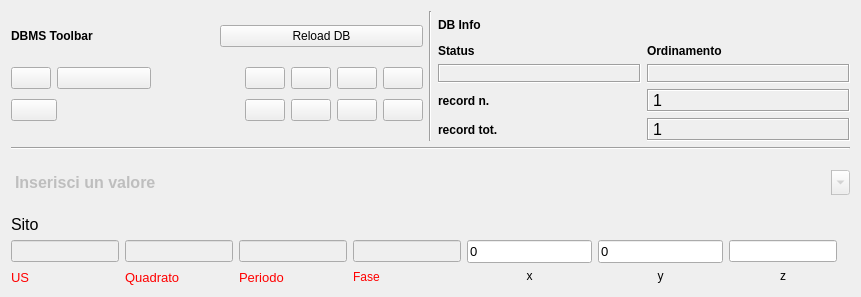
  <widget class="QWidget" name="layoutWidget">
   <property name="geometry">
    <rect>
     <x>20</x>
     <y>20</y>
     <width>861</width>
     <height>297</height>
    </rect>
   </property>
   <layout class="QVBoxLayout" name="verticalLayout">
    <item>
     <layout class="QHBoxLayout" name="horizontalLayout">
      <item>
       <layout class="QGridLayout" name="gridLayout_2">
        <item row="0" column="0">
         <widget class="QLabel" name="label_29">
          <property name="font">
           <font>
            <weight>75</weight>
            <bold>true</bold>
           </font>
          </property>
          <property name="text">
           <string>DBMS Toolbar</string>
          </property>
         </widget>
        </item>
        <item row="0" column="1">
         <widget class="QPushButton" name="pushButton_connect">
          <property name="text">
           <string>Reload DB</string>
          </property>
         </widget>
        </item>
        <item row="1" column="0" colspan="2">
         <layout class="QGridLayout" name="gridLayout">
          <item row="0" column="5">
           <widget class="QPushButton" name="pushButton_last_rec">
            <property name="toolTip">
             <string>Last rec</string>
            </property>
            <property name="text">
             <string/>
            </property>
            <property name="icon">
             <iconset>
              <normaloff>:/images/7_rightArrows.png</normaloff>:/images/7_rightArrows.png</iconset>
            </property>
           </widget>
          </item>
          <item row="1" column="0" colspan="2">
           <widget class="QPushButton" name="pushButton_delete">
            <property name="font">
             <font>
              <pointsize>9</pointsize>
             </font>
            </property>
            <property name="toolTip">
             <string>Delete record</string>
            </property>
            <property name="text">
             <string/>
            </property>
            <property name="icon">
             <iconset>
              <normaloff>:/images/delete.png</normaloff>:/images/delete.png</iconset>
            </property>
           </widget>
          </item>
          <item row="1" column="7">
           <widget class="QPushButton" name="pushButton_view_all">
            <property name="font">
             <font>
              <pointsize>9</pointsize>
             </font>
            </property>
            <property name="toolTip">
             <string>View alls records</string>
            </property>
            <property name="text">
             <string/>
            </property>
            <property name="icon">
             <iconset>
              <normaloff>:/images/view_all.png</normaloff>:/images/view_all.png</iconset>
            </property>
           </widget>
          </item>
          <item row="1" column="5">
           <widget class="QPushButton" name="pushButton_search_go">
            <property name="font">
             <font>
              <pointsize>9</pointsize>
             </font>
            </property>
            <property name="toolTip">
             <string>search !!!</string>
            </property>
            <property name="text">
             <string/>
            </property>
            <property name="icon">
             <iconset>
              <normaloff>:/images/search.png</normaloff>:/images/search.png</iconset>
            </property>
           </widget>
          </item>
          <item row="0" column="7">
           <widget class="QPushButton" name="pushButton_save">
            <property name="font">
             <font>
              <pointsize>9</pointsize>
             </font>
            </property>
            <property name="toolTip">
             <string>Save</string>
            </property>
            <property name="text">
             <string/>
            </property>
            <property name="icon">
             <iconset>
              <normaloff>:/images/b_save.png</normaloff>:/images/b_save.png</iconset>
            </property>
            <property name="autoDefault">
             <bool>false</bool>
            </property>
           </widget>
          </item>
          <item row="0" column="6">
           <widget class="QPushButton" name="pushButton_new_rec">
            <property name="font">
             <font>
              <pointsize>9</pointsize>
             </font>
            </property>
            <property name="toolTip">
             <string>New record</string>
            </property>
            <property name="text">
             <string/>
            </property>
            <property name="icon">
             <iconset>
              <normaloff>:/images/newrec.png</normaloff>:/images/newrec.png</iconset>
            </property>
           </widget>
          </item>
          <item row="1" column="6">
           <widget class="QPushButton" name="pushButton_sort">
            <property name="font">
             <font>
              <pointsize>9</pointsize>
             </font>
            </property>
            <property name="toolTip">
             <string>Order by</string>
            </property>
            <property name="text">
             <string/>
            </property>
            <property name="icon">
             <iconset>
              <normaloff>:/images/sort.png</normaloff>:/images/sort.png</iconset>
            </property>
           </widget>
          </item>
          <item row="0" column="3">
           <spacer name="horizontalSpacer_2">
            <property name="orientation">
             <enum>Qt::Horizontal</enum>
            </property>
            <property name="sizeHint" stdset="0">
             <size>
              <width>60</width>
              <height>20</height>
             </size>
            </property>
           </spacer>
          </item>
          <item row="1" column="4">
           <widget class="QPushButton" name="pushButton_new_search">
            <property name="font">
             <font>
              <pointsize>9</pointsize>
             </font>
            </property>
            <property name="toolTip">
             <string>new search</string>
            </property>
            <property name="text">
             <string/>
            </property>
            <property name="icon">
             <iconset>
              <normaloff>:/images/new_search.png</normaloff>:/images/new_search.png</iconset>
            </property>
           </widget>
          </item>
          <item row="0" column="1" colspan="2">
           <widget class="QPushButton" name="pushButton_prev_rec">
            <property name="toolTip">
             <string>Prev rec</string>
            </property>
            <property name="text">
             <string/>
            </property>
            <property name="icon">
             <iconset>
              <normaloff>:/images/4_leftArrow.png</normaloff>:/images/4_leftArrow.png</iconset>
            </property>
           </widget>
          </item>
          <item row="1" column="2">
           <spacer name="horizontalSpacer">
            <property name="orientation">
             <enum>Qt::Horizontal</enum>
            </property>
            <property name="sizeHint" stdset="0">
             <size>
              <width>70</width>
              <height>30</height>
             </size>
            </property>
           </spacer>
          </item>
          <item row="0" column="0">
           <widget class="QPushButton" name="pushButton_first_rec">
            <property name="toolTip">
             <string>First rec</string>
            </property>
            <property name="text">
             <string/>
            </property>
            <property name="icon">
             <iconset>
              <normaloff>:/images/5_leftArrows.png</normaloff>:/images/5_leftArrows.png</iconset>
            </property>
           </widget>
          </item>
          <item row="0" column="4">
           <widget class="QPushButton" name="pushButton_next_rec">
            <property name="toolTip">
             <string>Next rec</string>
            </property>
            <property name="text">
             <string/>
            </property>
            <property name="icon">
             <iconset>
              <normaloff>:/images/6_rightArrow.png</normaloff>:/images/6_rightArrow.png</iconset>
            </property>
           </widget>
          </item>
         </layout>
        </item>
       </layout>
      </item>
      <item>
       <widget class="Line" name="line_6">
        <property name="orientation">
         <enum>Qt::Vertical</enum>
        </property>
       </widget>
      </item>
      <item>
       <layout class="QGridLayout" name="gridLayout_5">
        <item row="0" column="0">
         <widget class="QLabel" name="label_42">
          <property name="font">
           <font>
            <weight>75</weight>
            <bold>true</bold>
           </font>
          </property>
          <property name="autoFillBackground">
           <bool>true</bool>
          </property>
          <property name="text">
           <string>DB Info</string>
          </property>
         </widget>
        </item>
        <item row="2" column="0">
         <layout class="QGridLayout" name="gridLayout_3">
          <item row="1" column="1">
           <widget class="QLabel" name="label_rec_tot">
            <property name="font">
             <font>
              <family>Microsoft Sans Serif</family>
              <pointsize>12</pointsize>
             </font>
            </property>
            <property name="cursor">
             <cursorShape>ForbiddenCursor</cursorShape>
            </property>
            <property name="mouseTracking">
             <bool>false</bool>
            </property>
            <property name="contextMenuPolicy">
             <enum>Qt::ContextMenuPolicy::DefaultContextMenu</enum>
            </property>
            <property name="frameShape">
             <enum>QFrame::Shape::Box</enum>
            </property>
            <property name="frameShadow">
             <enum>QFrame::Shadow::Sunken</enum>
            </property>
            <property name="text">
             <string>1</string>
            </property>
           </widget>
          </item>
          <item row="0" column="1">
           <widget class="QLabel" name="label_rec_corrente">
            <property name="font">
             <font>
              <family>Microsoft Sans Serif</family>
              <pointsize>12</pointsize>
             </font>
            </property>
            <property name="cursor">
             <cursorShape>ForbiddenCursor</cursorShape>
            </property>
            <property name="mouseTracking">
             <bool>false</bool>
            </property>
            <property name="contextMenuPolicy">
             <enum>Qt::ContextMenuPolicy::DefaultContextMenu</enum>
            </property>
            <property name="frameShape">
             <enum>QFrame::Shape::Box</enum>
            </property>
            <property name="frameShadow">
             <enum>QFrame::Shadow::Sunken</enum>
            </property>
            <property name="text">
             <string>1</string>
            </property>
           </widget>
          </item>
          <item row="0" column="0">
           <widget class="QLabel" name="label_27">
            <property name="font">
             <font>
              <pointsize>9</pointsize>
              <weight>75</weight>
              <bold>true</bold>
             </font>
            </property>
            <property name="text">
             <string>record n.</string>
            </property>
            <property name="margin">
             <number>0</number>
            </property>
           </widget>
          </item>
          <item row="1" column="0">
           <widget class="QLabel" name="label_28">
            <property name="font">
             <font>
              <pointsize>9</pointsize>
              <weight>75</weight>
              <bold>true</bold>
             </font>
            </property>
            <property name="text">
             <string>record tot.</string>
            </property>
            <property name="margin">
             <number>0</number>
            </property>
           </widget>
          </item>
         </layout>
        </item>
        <item row="1" column="0">
         <layout class="QGridLayout" name="gridLayout_4">
          <item row="0" column="0">
           <widget class="QLabel" name="label_34">
            <property name="font">
             <font>
              <pointsize>9</pointsize>
              <weight>75</weight>
              <bold>true</bold>
             </font>
            </property>
            <property name="text">
             <string>Status</string>
            </property>
            <property name="margin">
             <number>0</number>
            </property>
           </widget>
          </item>
          <item row="0" column="1">
           <widget class="QLabel" name="label_43">
            <property name="font">
             <font>
              <pointsize>9</pointsize>
              <weight>75</weight>
              <bold>true</bold>
             </font>
            </property>
            <property name="text">
             <string>Ordinamento</string>
            </property>
            <property name="margin">
             <number>0</number>
            </property>
           </widget>
          </item>
          <item row="1" column="1">
           <widget class="QLabel" name="label_sort">
            <property name="minimumSize">
             <size>
              <width>40</width>
              <height>0</height>
             </size>
            </property>
            <property name="sizeIncrement">
             <size>
              <width>40</width>
              <height>0</height>
             </size>
            </property>
            <property name="baseSize">
             <size>
              <width>40</width>
              <height>0</height>
             </size>
            </property>
            <property name="font">
             <font>
              <pointsize>10</pointsize>
              <weight>75</weight>
              <bold>true</bold>
             </font>
            </property>
            <property name="cursor">
             <cursorShape>ForbiddenCursor</cursorShape>
            </property>
            <property name="mouseTracking">
             <bool>false</bool>
            </property>
            <property name="contextMenuPolicy">
             <enum>Qt::ContextMenuPolicy::DefaultContextMenu</enum>
            </property>
            <property name="frameShape">
             <enum>QFrame::Shape::Box</enum>
            </property>
            <property name="frameShadow">
             <enum>QFrame::Shadow::Sunken</enum>
            </property>
            <property name="text">
             <string/>
            </property>
            <property name="alignment">
             <set>Qt::AlignCenter</set>
            </property>
            <property name="margin">
             <number>0</number>
            </property>
           </widget>
          </item>
          <item row="1" column="0">
           <widget class="QLabel" name="label_status">
            <property name="minimumSize">
             <size>
              <width>50</width>
              <height>0</height>
             </size>
            </property>
            <property name="font">
             <font>
              <pointsize>9</pointsize>
              <weight>75</weight>
              <bold>true</bold>
             </font>
            </property>
            <property name="cursor">
             <cursorShape>ForbiddenCursor</cursorShape>
            </property>
            <property name="mouseTracking">
             <bool>false</bool>
            </property>
            <property name="contextMenuPolicy">
             <enum>Qt::ContextMenuPolicy::DefaultContextMenu</enum>
            </property>
            <property name="frameShape">
             <enum>QFrame::Shape::Box</enum>
            </property>
            <property name="frameShadow">
             <enum>QFrame::Shadow::Sunken</enum>
            </property>
            <property name="text">
             <string/>
            </property>
            <property name="alignment">
             <set>Qt::AlignCenter</set>
            </property>
            <property name="margin">
             <number>0</number>
            </property>
           </widget>
          </item>
         </layout>
        </item>
       </layout>
      </item>
     </layout>
    </item>
    <item>
     <widget class="Line" name="line_8">
      <property name="font">
       <font>
        <weight>75</weight>
        <bold>true</bold>
       </font>
      </property>
      <property name="orientation">
       <enum>Qt::Horizontal</enum>
      </property>
     </widget>
    </item>
    <item>
     <layout class="QGridLayout" name="gridLayout_7">
      <item row="7" column="5">
       <widget class="QLineEdit" name="lineEdit_coord_y">
        <property name="minimumSize">
         <size>
          <width>0</width>
          <height>0</height>
         </size>
        </property>
        <property name="font">
         <font>
          <pointsize>10</pointsize>
         </font>
        </property>
        <property name="text">
         <string>0</string>
        </property>
       </widget>
      </item>
      <item row="7" column="4">
       <widget class="QLineEdit" name="lineEdit_coord_x">
        <property name="minimumSize">
         <size>
          <width>0</width>
          <height>0</height>
         </size>
        </property>
        <property name="font">
         <font>
          <pointsize>10</pointsize>
         </font>
        </property>
        <property name="text">
         <string>0</string>
        </property>
       </widget>
      </item>
      <item row="7" column="0">
       <widget class="QLineEdit" name="lineEdit_us">
        <property name="enabled">
         <bool>false</bool>
        </property>
       </widget>
      </item>
      <item row="8" column="3">
       <widget class="QLabel" name="label_20">
        <property name="text">
         <string>&lt;html&gt;&lt;head/&gt;&lt;body&gt;&lt;p&gt;&lt;span style=&quot; color:#ff0000;&quot;&gt;Fase&lt;/span&gt;&lt;/p&gt;&lt;/body&gt;&lt;/html&gt;</string>
        </property>
       </widget>
      </item>
      <item row="7" column="7">
       <spacer name="horizontalSpacer_7">
        <property name="orientation">
         <enum>Qt::Horizontal</enum>
        </property>
        <property name="sizeHint" stdset="0">
         <size>
          <width>0</width>
          <height>0</height>
         </size>
        </property>
       </spacer>
      </item>
      <item row="8" column="0">
       <widget class="QLabel" name="label_7">
        <property name="font">
         <font>
          <pointsize>12</pointsize>
         </font>
        </property>
        <property name="text">
         <string>&lt;html&gt;&lt;head/&gt;&lt;body&gt;&lt;p&gt;&lt;span style=&quot; font-size:10pt; color:#ff0000;&quot;&gt;US&lt;/span&gt;&lt;/p&gt;&lt;/body&gt;&lt;/html&gt;</string>
        </property>
        <property name="buddy">
         <cstring>lineEdit_us</cstring>
        </property>
       </widget>
      </item>
      <item row="4" column="0">
       <widget class="QLabel" name="label">
        <property name="font">
         <font>
          <pointsize>12</pointsize>
         </font>
        </property>
        <property name="text">
         <string>Sito</string>
        </property>
       </widget>
      </item>
      <item row="8" column="2">
       <widget class="QLabel" name="label_2">
        <property name="text">
         <string>&lt;html&gt;&lt;head/&gt;&lt;body&gt;&lt;p&gt;&lt;span style=&quot; font-size:10pt; color:#ff0000;&quot;&gt;Periodo&lt;/span&gt;&lt;/p&gt;&lt;/body&gt;&lt;/html&gt;</string>
        </property>
        <property name="buddy">
         <cstring>lineEdit_quadrato</cstring>
        </property>
       </widget>
      </item>
      <item row="8" column="1">
       <widget class="QLabel" name="label_8">
        <property name="font">
         <font>
          <pointsize>12</pointsize>
         </font>
        </property>
        <property name="text">
         <string>&lt;html&gt;&lt;head/&gt;&lt;body&gt;&lt;p&gt;&lt;span style=&quot; font-size:10pt; color:#ff0000;&quot;&gt;Quadrato&lt;/span&gt;&lt;/p&gt;&lt;/body&gt;&lt;/html&gt;</string>
        </property>
        <property name="buddy">
         <cstring>lineEdit_periodo</cstring>
        </property>
       </widget>
      </item>
      <item row="0" column="0" rowspan="3" colspan="8">
       <widget class="QComboBox" name="comboBox_sito">
        <property name="enabled">
         <bool>false</bool>
        </property>
        <property name="font">
         <font>
          <pointsize>12</pointsize>
          <weight>75</weight>
          <bold>true</bold>
         </font>
        </property>
        <property name="mouseTracking">
         <bool>true</bool>
        </property>
        <property name="contextMenuPolicy">
         <enum>Qt::ContextMenuPolicy::NoContextMenu</enum>
        </property>
        <property name="editable">
         <bool>true</bool>
        </property>
        <property name="maxVisibleItems">
         <number>99999</number>
        </property>
        <property name="maxCount">
         <number>2147483647</number>
        </property>
        <property name="frame">
         <bool>false</bool>
        </property>
        <item>
         <property name="text">
          <string>Inserisci un valore</string>
         </property>
        </item>
       </widget>
      </item>
      <item row="7" column="3">
       <widget class="QLineEdit" name="lineEdit_fase">
        <property name="enabled">
         <bool>false</bool>
        </property>
       </widget>
      </item>
      <item row="7" column="6">
       <widget class="QLineEdit" name="lineEdit_coord_z">
        <property name="maximumSize">
         <size>
          <width>16777215</width>
          <height>16777215</height>
         </size>
        </property>
       </widget>
      </item>
      <item row="8" column="4">
       <widget class="QLabel" name="label_4">
        <property name="text">
         <string>x</string>
        </property>
        <property name="alignment">
         <set>Qt::AlignHCenter|Qt::AlignTop</set>
        </property>
        <property name="indent">
         <number>0</number>
        </property>
       </widget>
      </item>
      <item row="8" column="5">
       <widget class="QLabel" name="label_5">
        <property name="text">
         <string>y</string>
        </property>
        <property name="alignment">
         <set>Qt::AlignHCenter|Qt::AlignTop</set>
        </property>
        <property name="indent">
         <number>0</number>
        </property>
       </widget>
      </item>
      <item row="8" column="6">
       <widget class="QLabel" name="label_10">
        <property name="text">
         <string>z</string>
        </property>
        <property name="alignment">
         <set>Qt::AlignHCenter|Qt::AlignTop</set>
        </property>
       </widget>
      </item>
      <item row="7" column="2">
       <widget class="QLineEdit" name="lineEdit_periodo">
        <property name="enabled">
         <bool>false</bool>
        </property>
       </widget>
      </item>
      <item row="7" column="1">
       <widget class="QLineEdit" name="lineEdit_quadrato">
        <property name="enabled">
         <bool>false</bool>
        </property>
       </widget>
      </item>
     </layout>
    </item>
   </layout>
  </widget>
